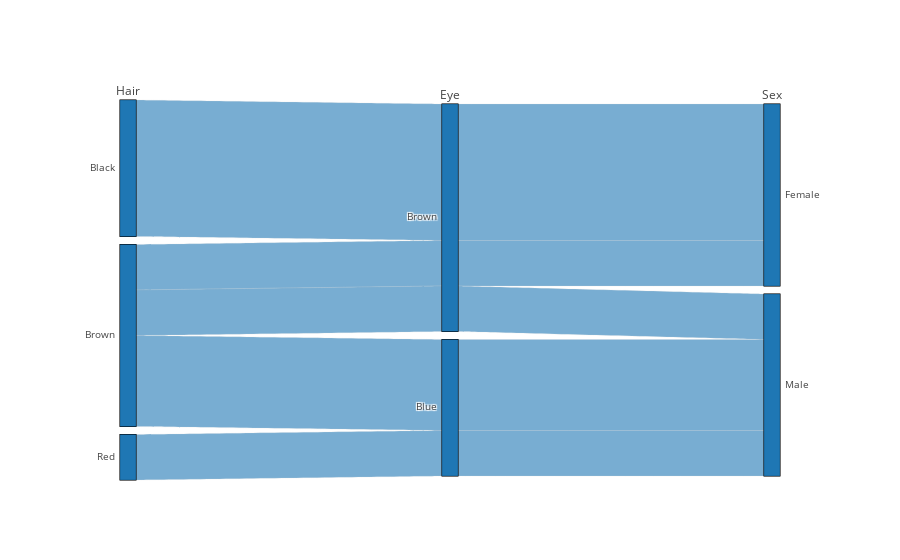

The notebook cell saved with this chart:
### Markdown cell above
#### Parallel Categories Diagram
The parallel categories diagram is a visualization of multi-dimensional categorical data sets.  Each variable in the data set is represented by a column of rectangles, where each rectangle corresponds to a discrete value taken on by that variable.  The relative heights of the rectangles reflect the relative frequency of occurrence of the corresponding value.

Combinations of category rectangles across dimensions are connected by ribbons, where the height of the ribbon corresponds to the relative frequency of occurrence of the combination of categories in the data set.

#### Basic Parallel Categories Diagram
In this first example, we visualize the hair color, eye color, and sex of a sample of 8 people.  Hovering over a category rectangle displays a tooltip with the number of people with that single trait. Hovering over a ribbon in the diagram displays a tooltip with the number of people with a particular combination of the three traits connected by the ribbon.

The dimension labels can be dragged horizontally to reorder the dimensions and the category rectangles can be dragged vertically to reorder the categories within a dimension.

### Code cell
parcats = go.Parcats(
    dimensions=[
        {'label': 'Hair',
         'values': ['Black', 'Black', 'Black', 'Brown',
                    'Brown', 'Brown', 'Red', 'Brown']},
        {'label': 'Eye',
         'values': ['Brown', 'Brown', 'Brown', 'Brown',
                    'Brown', 'Blue', 'Blue', 'Blue']},
        {'label': 'Sex',
         'values': ['Female', 'Female', 'Female', 'Male',
                    'Female', 'Male', 'Male', 'Male']}]
)

iplot([parcats])

### Figure 1 — Plotly figure (JSON) as saved in the notebook; plotly's stock layout.template omitted (floating-point values rounded to 4 significant figures)
{"data": [{"dimensions": [{"label": "Hair", "values": ["Black", "Black", "Black", "Brown", "Brown", "Brown", "Red", "Brown"]}, {"label": "Eye", "values": ["Brown", "Brown", "Brown", "Brown", "Brown", "Blue", "Blue", "Blue"]}, {"label": "Sex", "values": ["Female", "Female", "Female", "Male", "Female", "Male", "Male", "Male"]}], "type": "parcats", "uid": "2744a051-3198-4376-9ccf-1cfa0050a22a"}], "layout": {}}
